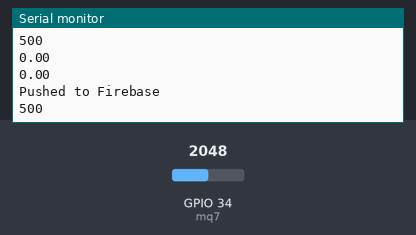
Simulated run of this sketch. Board: ESP32. On the bench: the last lines printed to the serial monitor. The test bench sets the inputs (shaded band); at power-on: GPIO 34 (mq7) = 2048. WiFi joins after 1.5 s; servers stay silent unless stated; network time is answered at once with the bench clock; uploads are accepted with an empty reply; the local clock reads 2024-03-15 10:24:30 at power-on unless the sketch sets it.

Above: at 2.7 s.
2.8 s: GPIO 34 (mq7) set to 2866
At 3.09 s:
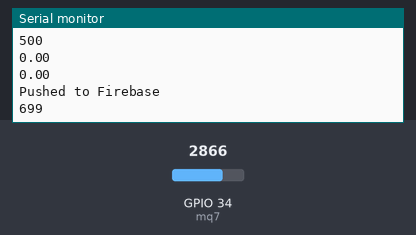
5.1 s: GPIO 34 (mq7) set to 2047
At 5.19 s:
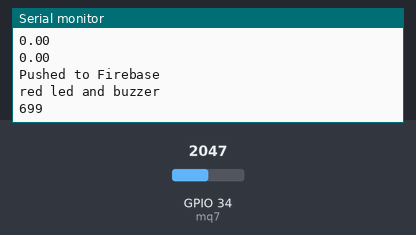
7.5 s: GPIO 34 (mq7) set to 491
At 7.65 s:
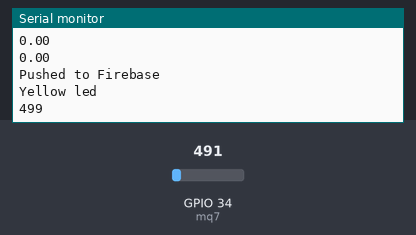
Timing chart, 0 to 10.5 s (numbered marks = the images above; inputs shaded):
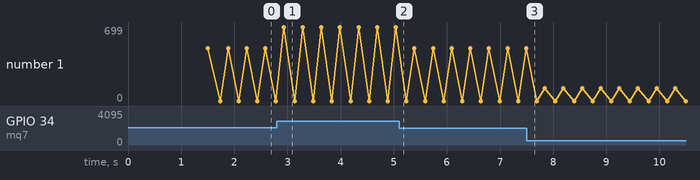

Measured:
- after the input at 2.8 s, the serial monitor: prints a new line after 0.14 s (image 1)
- plotted number 1: 0 → 699 after the input at 2.8 s, 699 → 499 after the input at 5.1 s, 499 → 119 after the input at 7.5 s

The sketch:

firebase_esp32_mq7.ino
```cpp
#include <WiFi.h>
#include <FirebaseESP32.h>
#include <TimeLib.h>
#include <Timezone.h>
#include <NTPClient.h>
#include <WiFiUdp.h>
#include <HTTPClient.h>
#include <ArduinoJson.h>

#define FIREBASE_HOST "gas-mq7-default-rtdb.firebaseio.com"
#define FIREBASE_AUTH "BIypPXRlYOeEdSb1vQoe3Bq7CX4OHOKJ6bWkI3yg"
#define WIFI_SSID "Ilyas"
#define WIFI_PASSWORD "qwerty123"
#define API_KEY "AIzaSyCuSQwnLuZVlArDjgP3oSH3IUP5GO9rAQQ"

FirebaseData firebaseData;
WiFiUDP ntpUDP;
NTPClient timeClient(ntpUDP);
HTTPClient http;

int mq7 = 34;
int buzzer = 14;
int red = 27;
int yellow = 26;
int green = 25;

void setup() {
  // Initialize serial connection
  Serial.begin(115200);

  // Connect to WiFi
  WiFi.begin(WIFI_SSID, WIFI_PASSWORD);
  Serial.print("Connecting to Wi-Fi");
  while (WiFi.status() != WL_CONNECTED) {
    Serial.print(".");
    delay(300);
  }
  Serial.println();
  Serial.print("Connected with IP: ");
  Serial.println(WiFi.localIP());
  Serial.println();

  // Initialize time client
  timeClient.begin();
  timeClient.setTimeOffset(28800); // Set time offset to GMT+8 for Malaysia

  // Initialize Firebase
  Firebase.begin(FIREBASE_HOST, FIREBASE_AUTH);
  Firebase.reconnectWiFi(true);
}

void loop() {
  // Read sensor data
  int Vrdata = analogRead(mq7);
  int Sdata = map(Vrdata, 0, 4095, 0, 1000);
  Serial.println(Sdata);

  // Update time
  timeClient.update();

  // Send request to Geolocation API
  String url = "https://www.googleapis.com/geolocation/v1/geolocate?key=" +
  String (API_KEY);
  http.begin(url);
  int httpCode = http.POST("{}");
  if (httpCode > 0) {
    String response = http.getString();
    Serial.println(response);
    DynamicJsonDocument doc(1024);
    deserializeJson(doc, response);
    double latitude = doc["location"]["lat"];
    double longitude = doc["location"]["lng"];
    Serial.println(latitude);
    Serial.println(longitude);

    // Create JSON object with time, location, and sensor data
    FirebaseJson json;
    json.set("/time", timeClient.getFormattedTime());
    json.set("/latitude", latitude);
    json.set("/longitude", longitude);
    json.set("/MQ7", Sdata);

    // Push data to Firebase
    if (Firebase.pushJSON(firebaseData, "/Sensor MQ7", json)) {
      Serial.println("Pushed to Firebase");
    } else {
      Serial.println("Push failed");
      Serial.println(firebaseData.errorReason());
    }
  } else {
    Serial.println("Error: " + httpCode);
  }
  http.end();

  // Control LEDs and buzzer
  if (Sdata > 0 && Sdata < 200) {
    digitalWrite(red, LOW);
    digitalWrite(yellow, LOW);
    digitalWrite(green, HIGH);
    digitalWrite(buzzer, LOW);
    Serial.println("Green led");
  } else if (Sdata > 201 && Sdata < 500) {
    digitalWrite(red, LOW);
    digitalWrite(yellow, HIGH);
    digitalWrite(green, LOW);
    digitalWrite(buzzer, LOW);
    Serial.println("Yellow led");
  } else if (Sdata > 501) {
    digitalWrite(red, HIGH);
    digitalWrite(yellow, LOW);
    digitalWrite(green, LOW);
    digitalWrite(buzzer, HIGH);
    Serial.println("red led and buzzer");
  }
}
```
